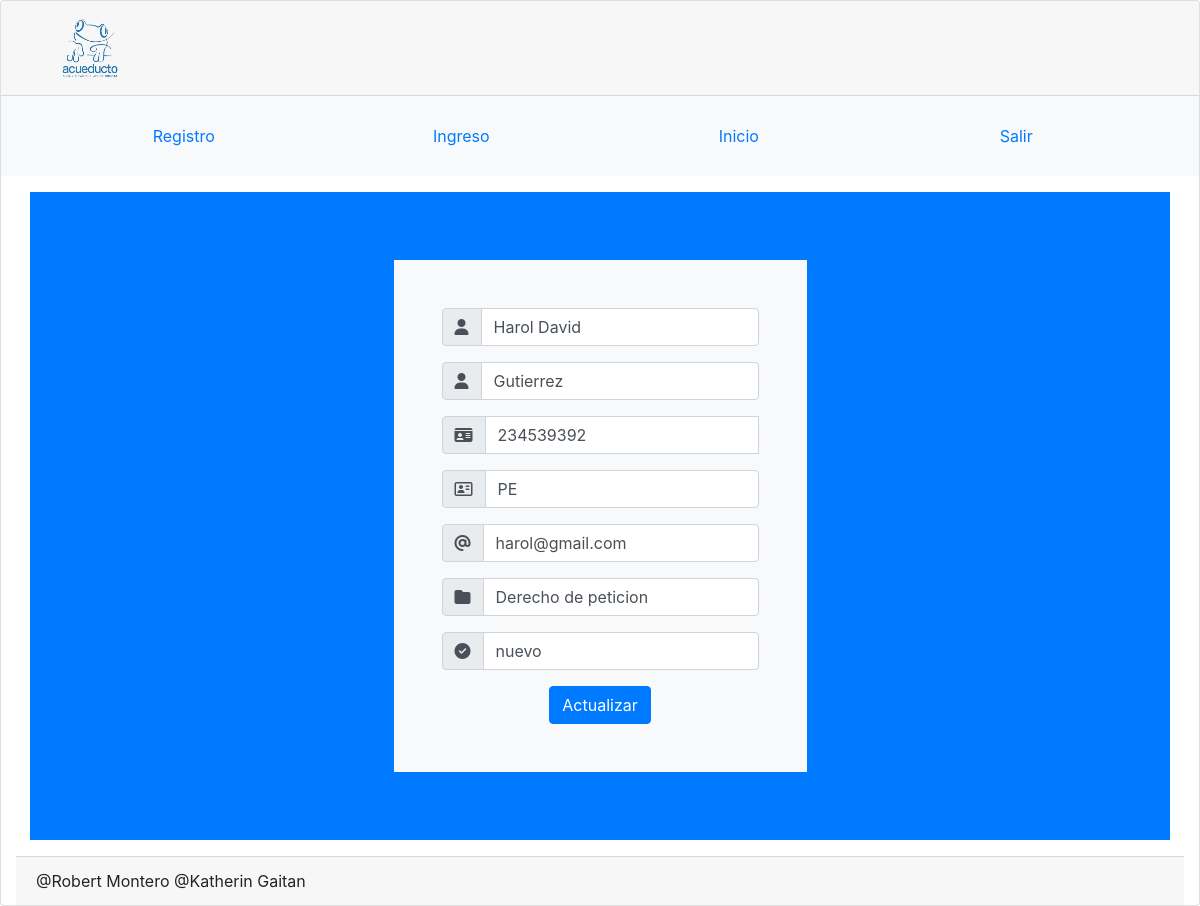
The page /administrador/index.php?pagina=editar&id=6 (signed in) on the database its author committed.
### tables this page shows
CREATE TABLE `denuncias` (
  `id` int(11) NOT NULL,
  `nombres` text NOT NULL,
  `apellidos` text NOT NULL,
  `num_ident` int(20) NOT NULL,
  `tipo_ident` text NOT NULL,
  `ciudad` text NOT NULL,
  `direccion` text NOT NULL,
  `email` text NOT NULL,
  `celular` bigint(12) NOT NULL,
  `descripcion` text NOT NULL,
  `documento` text NOT NULL,
  `estado` text NOT NULL,
  `fecha` timestamp NOT NULL DEFAULT current_timestamp() ON UPDATE current_timestamp()
);

### administrador/controladmin/Vista.php (called while the page is built)
<?php
class Vista{
  public function index(){
    include "servicios/plantilla.php";
  }
}
?>

### administrador/index.php (called while the page is built)
<?php
require_once "controladmin/Controlador.php";
require_once "controladmin/Vista.php";
require_once "repositorios/Modelo.php";
$plantilla = new Vista();
$plantilla -> index();

### administrador/controladmin/Controlador.php (called while the page is built, shortened)
<?php
require_once("repositorios/Modelo.php");
class Controlador{
	static public function seleccionar($punto, $solo){
		$tabla = "denuncias";
		$respuesta = Modelo::seleccionarRegistros($tabla, $punto, $solo);
		return $respuesta;
	}
}

### administrador/repositorios/Conexion.php (called while the page is built)
<?php
class Conexion{
	static public function conectar(){
		$enlace = new PDO("mysql:host=localhost;dbname=acueducto",
			            "root",
			            "");
		$enlace->exec("set names utf8");
		return $enlace;
	}
}

### administrador/repositorios/Modelo.php (called while the page is built, shortened)
<?php
require_once "Conexion.php";
class Modelo{
	static public function seleccionarRegistros($tabla, $punto, $solo){
		if($punto == null && $solo == null){
			$stmt = Conexion::conectar()->prepare("SELECT *,DATE_FORMAT(fecha, '%d/%m/%Y') AS fecha FROM $tabla ORDER BY id DESC");
			$stmt->execute();
			return $stmt -> fetchAll();
		}else{
			$stmt = Conexion::conectar()->prepare("SELECT *,DATE_FORMAT(fecha, '%d/%m/%Y') AS fecha FROM $tabla WHERE $punto = :$punto ORDER BY id DESC");
			$stmt->bindParam(":".$punto, $solo, PDO::PARAM_STR);
			$stmt->execute();
			return $stmt -> fetch();
		}
	}
}

### administrador/servicios/paginas/editar.php (the view, shortened to what this page needs)
<?php
if(isset($_GET["id"])){
	$punto = "id";
	$solo = $_GET["id"];
	$denuncia = Controlador::seleccionar($punto, $solo);
}
?>
<div class="d-flex justify-content-center text-center">
	<form class="p-5 bg-light" method="post">
		<div class="form-group">
			<div class="input-group">
				<div class="input-group-prepend">
					<span class="input-group-text">
						<i class="fas fa-user"></i>
					</span>
				</div>
				<input type="text" class="form-control" value="<?php echo $denuncia["nombres"]; ?>" placeholder="Escriba su nombre" id="nombres" name="actualizarNombre">
			</div>
		</div>
		<div class="form-group">
			<div class="input-group">
				<div class="input-group-prepend">
					<span class="input-group-text">
						<i class="fas fa-user"></i>
					</span>
				</div>
				<input type="apellidos" class="form-control" value="<?php echo $denuncia["apellidos"]; ?>" placeholder="Escriba sus apellidos" id="apellidos" name="actualizarApellido">
			</div>
		</div>
		<div class="form-group">
			<div class="input-group">
				<div class="input-group-prepend">
					<span class="input-group-text">
						<i class="fas fa-id-card"></i>
					</span>
				</div>
				<input type="text" class="form-control" value="<?php echo $denuncia["num_ident"]; ?>" placeholder="Escriba cedula" id="pwd" name="actualizarCedula">
			</div>
		</div>
		<div class="form-group">
			<div class="input-group">
				<div class="input-group-prepend">
					<span class="input-group-text">
						<i class="far fa-address-card"></i>
					</span>
				</div>
				<input type="tipo_ident" class="form-control" value="<?php echo $denuncia["tipo_ident"]; ?>" placeholder="Tipo de identificacion" id="tipo_ident" name="actualizarTipo">
			</div>
		</div>
		<div class="form-group">
			<div class="input-group">
				<div class="input-group-prepend">
					<span class="input-group-text">
						<i class="fas fa-at"></i>
					</span>
				</div>
				<input type="text" class="form-control" value="<?php echo $denuncia["email"]; ?>" placeholder="Escriba su email" id="email" name="actualizarEmail">
			</div>
		</div>
		<div class="form-group">
			<div class="input-group">
				<div class="input-group-prepend">
					<span class="input-group-text">
						<i class="fas fa-folder"></i>
					</span>
				</div>
				<input type="text" class="form-control" value="<?php echo $denuncia["documento"]; ?>" placeholder=" Escriba descripcion" id="documento" name="actualizarDocumento">
			</div>
		</div>
		<div class="form-group">
			<div class="input-group">
				<div class="input-group-prepend">
					<span class="input-group-text">
						<i class="fas fa-check-circle"></i>
					</span>
				</div>
				<input type="text" class="form-control" value="<?php echo $denuncia["estado"]; ?>" placeholder=" Escriba descripcion" id="documento" name="actualizarEstado">
			</div>
		</div>
		<button type="submit" class="btn btn-primary">Actualizar</button>
	</form>
</div>

### rows shown on the page
denuncias: actualizarNombre "Harol David", actualizarApellido "Gutierrez", actualizarCedula "234539392", actualizarTipo "PE", actualizarEmail "harol@gmail.com", actualizarDocumento "Derecho de peticion", actualizarEstado "nuevo"
